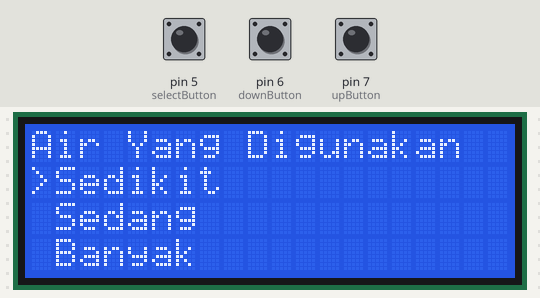
Simulated run of this sketch. Board: Arduino Uno, built with avr-gcc and run on an emulated ATmega328P. Shown: 20×4 character LCD. The inputs (shaded band) are chosen by the test bench; at power-on: pin 6 (downButton) HIGH, pin 7 (upButton) HIGH, pin 5 (selectButton) HIGH.

Above: at 1.2 s.
1.3 s: pin 6 (downButton) pulled LOW for 0.15 s
2.9 s: pin 6 (downButton) pulled LOW for 1 s
5.4 s: pin 7 (upButton) pulled LOW for 0.15 s
7.0 s: pin 7 (upButton) pulled LOW for 1 s
Timing chart, 0 to 10.0 s (numbered marks = the images above; inputs shaded):
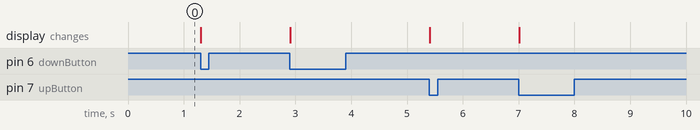

The sketch:

PROJECT_MESIN_CUCI.ino
```cpp
/* Sketch for Tutorial 14
Author: Maximilian Hentsch
Sketch zu Arduino Tutorial 14 - Displaymenü
https://www.youtube.com/watch?v=DuAG98P9Seo
*/


#include <LiquidCrystal.h>

LiquidCrystal lcd(13,12,11,10,9,8);

int upButton = 7;
int downButton = 6;
int selectButton = 5;
int menu = 1;

void setup() {
  lcd.begin(20,4);

  pinMode(upButton, INPUT_PULLUP);
  pinMode(downButton, INPUT_PULLUP);
  pinMode(selectButton, INPUT_PULLUP);
  updateMenu();
  submenu();
}

void loop() {
  if (!digitalRead(downButton)){
    menu++;
    updateMenu();
    delay(100);
    while (!digitalRead(downButton));
  }
  if (!digitalRead(upButton)){
    menu--;
    updateMenu();
    delay(100);
    while(!digitalRead(upButton));
  }
  if (!digitalRead(selectButton)){
    submenu();
    updateMenu();
    //eksekusi();
    delay(100);
    while (!digitalRead(selectButton));
  }
}

void updateMenu() {
  switch (menu) {
    case 0:
      menu = 1;
      break;
    case 1:
      lcd.clear();
      lcd.print("Air Yang Digunakan");
      lcd.setCursor(0,1);
      lcd.print(">Sedikit");
      lcd.setCursor(0, 2);
      lcd.print(" Sedang");
      lcd.setCursor(0,3);
      lcd.print(" Banyak");
      break;
    case 2:
      lcd.clear();
      lcd.print("Air Yang Digunakan");
      lcd.setCursor(0,1);
      lcd.print(" Sedikit");
      lcd.setCursor(0,2);
      lcd.print(">Sedang");
      lcd.setCursor(0,3);
      lcd.print(" Banyak");
      break;
    case 3:
      lcd.clear();
      lcd.print("Air Yang Digunakan");
      lcd.setCursor(0,1);
      lcd.print(" Sedikit");
      lcd.setCursor(0,2);
      lcd.print(" Sedang");
      lcd.setCursor(0,3);
      lcd.print(">Banyak");
      break;
    case 4:
      menu = 3;
      break;
  }
}

void submenu() {
  switch (menu) {
    case 5:
    menu = 1;
    break;
    case 6:
    lcd.clear();
    lcd.print("Anda Yakin?");
    lcd.setCursor(0,1);
    lcd.print(">Ya");
    lcd.setCursor(0,2);
    lcd.print(" Tidak");
      //action1();
      break;
    case 7:
    lcd.clear();
    lcd.print("Anda Yakin?");
    lcd.setCursor(0,1);
    lcd.print(" Ya");
    lcd.setCursor(0,2);
    lcd.print(">Tidak");
     // action2();
      break;
  }
}

void action1() {
  lcd.clear();
  lcd.print("Yakin?");
  lcd.setCursor(0,1);
  lcd.print(">Ya");
  lcd.setCursor(0,2);
  lcd.print(" Tidak");
  delay(1500);
}
void action2() {
  lcd.clear();
  lcd.print(">Executing #2");
  delay(1500);
}
void action3() {
  lcd.clear();
  lcd.print(">Executing #3");
  delay(1500);
}
```
